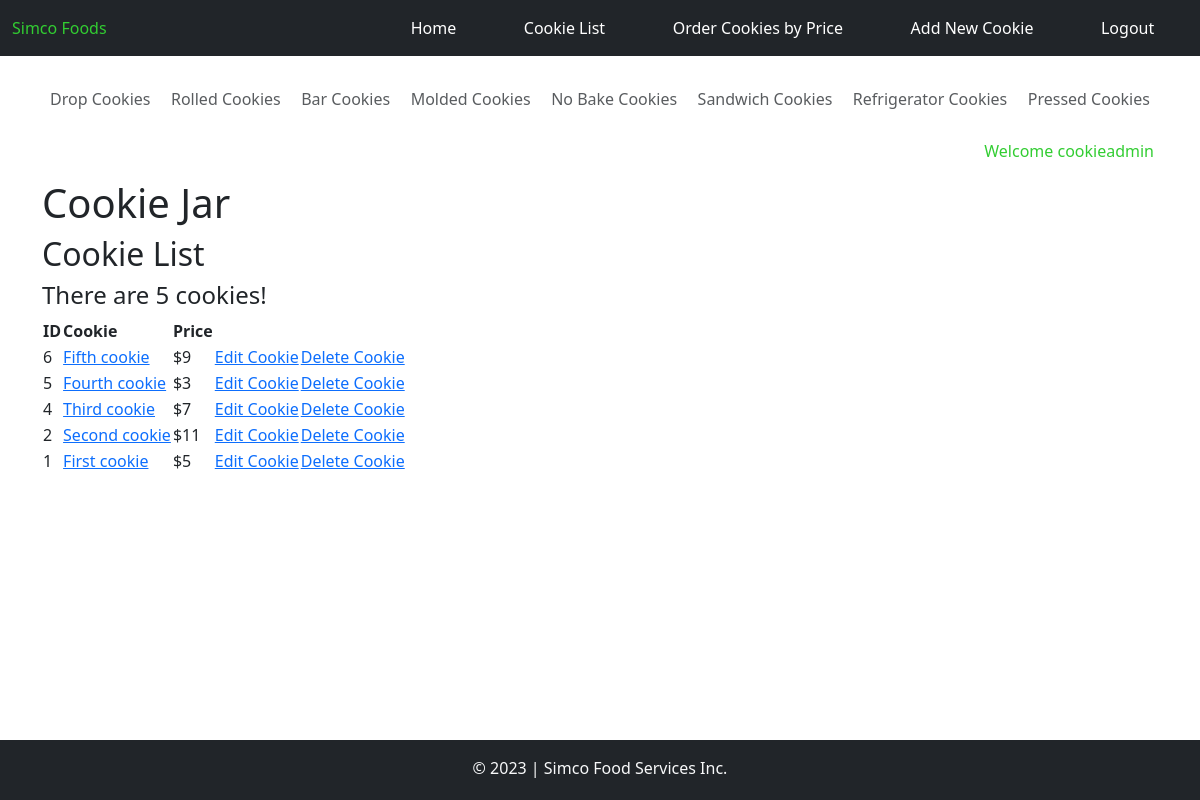
/cookiejar/cookie_list (signed in), run on the app's committed database.
### users/models.py (models this page shows, shortened)
class CustomUser(AbstractBaseUser, PermissionsMixin):
    uid = models.UUIDField(primary_key=True, default=uuid4, editable=False)
    email = models.EmailField(_("email address"), unique=True)
    username = models.CharField(max_length=30)
    first_name = models.CharField(max_length=30)
    last_name = models.CharField(max_length=30)
    is_staff = models.BooleanField(default=False)
    is_active = models.BooleanField(default=True)
    date_joined = models.DateTimeField(default=timezone.now)
    USERNAME_FIELD = "email"
    REQUIRED_FIELDS = ['username', 'first_name', 'last_name']
    objects = CustomUserManager()

### cookiejar/models.py (models this page shows, shortened)
class Cookie(models.Model):
    user = models.ForeignKey(settings.AUTH_USER_MODEL, default=1, on_delete=models.CASCADE)
    cookie_name = models.CharField(max_length=50)
    price = models.IntegerField()
    instructions = models.CharField(max_length=500)
    ingredients = models.ManyToManyField(Ingredient, through='CookieIngredient')
    class Meta:
        ordering = ['user', '-id', ]

### cookiejar/views.py (the view)
# urls.py: path("cookie_list", views.CookieListView.as_view(), name="cookie_list"),
class CookieListView(LoginRequiredMixin, ListView):
    context_object_name = 'cookie_list'
    template_name = 'cookiejar/cookie_list.html'
    queryset = Cookie.objects.all()
    paginate_by = 10
    def get_queryset(self):  # return all cookies for current user
        queryset = super(CookieListView, self).get_queryset()
        return queryset.filter(user=self.request.user)

### cookiejar/templates/cookiejar/cookie_list.html (shortened to what this page needs)
{% extends "layout.html" %}
{% block content %}
    <h1>Cookie Jar</h1>
    <h2>Cookie List</h2>
    <h4>There are {{ cookie_list.count }} cookies!</h4>
        <div>
            <table aria-label="list of cookies">
                <thead>
                    <tr>
                        <th>ID</th>
                        <th>Cookie</th>
                        <th>Price</th>
                        <th></th>
                        <th></th>
                    </tr>
                </thead>
                {% for c in cookie_list %}
                <tr>
                    <td>{{ c.id }}</td>
                    <td><a href='{% url "cookie_detail" c.pk %}'>{{ c.cookie_name|capfirst }}</a></td>
                    <td>${{ c.price }}</td>
                    <td><a href='{% url "cookie_update" c.pk %}'>Edit Cookie</a></td>
                    <td><a href='{% url "cookie_confirm_delete" c.pk %}'>Delete Cookie</a></td>
                </tr>
                {% empty %}
                <tr>
                    <td>#</td>
                    <td>No Cookies</td>
                    <td>$</td>
                </tr>
                {% endfor %}
            </table>
        </div>
{% endblock %}

### templates/layout.html (shortened to what this page needs)
<!DOCTYPE html>
<html lang="en">
    <head>
        <link href="https://cdn.jsdelivr.net/npm/bootstrap@5.3.1/dist/css/bootstrap.min.css" rel="stylesheet">
        {% load static %} <link rel="stylesheet" type="text/css" href="{% static 'css/custom.css' %}">
    </head>
    <body>
        <nav class="navbar fixed-top navbar-expand-lg navbar-dark bg-dark">
            {% if user.is_authenticated %}
            <div class="container-fluid">
                <span class="navbar-text" id="navbar-logo">Simco Foods</span>
                <div class="collapse navbar-collapse" id="navbarNavAltMarkup">
                    <div class="col-md-12 d-flex justify-content-end">
                        <div class="navbar-nav nav-fill w-75">
                            <a class="nav-link active px-2" aria-current="page" id="nav-item1" href='{% url "home" %}'>Home</a>
                            <a class="nav-link px-2" id="nav-item2" href='{% url "cookie_list" %}'>Cookie List</a>
                            <a class="nav-link px-2" id="nav-item3" href='{% url "cookie_price_list" %}'>Order Cookies by Price</a>
                            <a class="nav-link px-2" id="nav-item4" href='{% url "cookie_add" %}'>Add New Cookie</a>
                            <a class="nav-link px-2" id="nav-item5" href='{% url "logout" %}'>Logout</a>
                        </div>
                    </div>
                </div>
            </div>
            {% else %}
            <div class="container-fluid">
                <span class="navbar-text" id="navbar-logo2">Simco Foods</span>
            </div>
            {% endif %}
        </nav>
        <div class="container">
        </div>
        <div class="container">
            <div class="nav-scroller py-1 mb-2">
                <nav class="nav d-flex justify-content-between">
                    <span class="p-2 text-muted">Drop Cookies</span>
                    <span class="p-2 text-muted">Rolled Cookies</span>
                    <span class="p-2 text-muted">Bar Cookies</span>
                    <span class="p-2 text-muted">Molded Cookies</span>
                    <span class="p-2 text-muted">No Bake Cookies</span>
                    <span class="p-2 text-muted">Sandwich Cookies</span>
                    <span class="p-2 text-muted">Refrigerator Cookies</span>
                    <span class="p-2 text-muted">Pressed Cookies</span>
                </nav>
            </div>
        </div>
        <div class="container">
            <div class="nav-scroller py-1 mb-2">
                {% if user.is_authenticated %}
                <nav class="nav d-flex justify-content-end">
                    <span class="p-1" id="welcome">Welcome {{ user.username }}</span>
                </nav>
                {% endif %}
            </div>
        </div>
        <div class="container">
                {% block content %} {% endblock %}
        </div>
        <br/>
        <br/>
        <div class="container">
            <div class="mt-auto py-4 bg-white" id="footer-spacer">
            </div>
        </div>
        <footer class="footer fixed-bottom mt-auto py-3 bg-dark" id="footer-footer">
            <div class="container text-center">
                <span class="text-light">
                    &copy; 2023 | Simco Food Services Inc.
                </span>
            </div>
        </footer>
    </body>
</html>

### static/css/custom.css (style rules this page uses)
#navbar-logo { color:#32cd32 !important; }
.navbar-nav a.nav-link:link, .navbar-nav a.nav-link:visited { color:white !important; }
#welcome { color:#32cd32 !important; }
#footer-spacer { bottom: 0; width: 100%; height: 100px; padding: 0px; margin-top: 20px; }
#footer-footer { bottom: 0; width: 100%; height: 60px; padding: 0px; margin-top: 20px; }

### data on the page
CustomUser: username "cookieadmin"
Cookie: id "6", cookie_name "Fifth cookie", price "9"
Cookie: id "5", cookie_name "Fourth cookie", price "3"
Cookie: id "4", cookie_name "Third cookie", price "7"
Cookie: id "2", cookie_name "Second cookie", price "11"
Cookie: id "1", cookie_name "First cookie", price "5"

### other printed values
{{ cookie_list.count }} "5"
